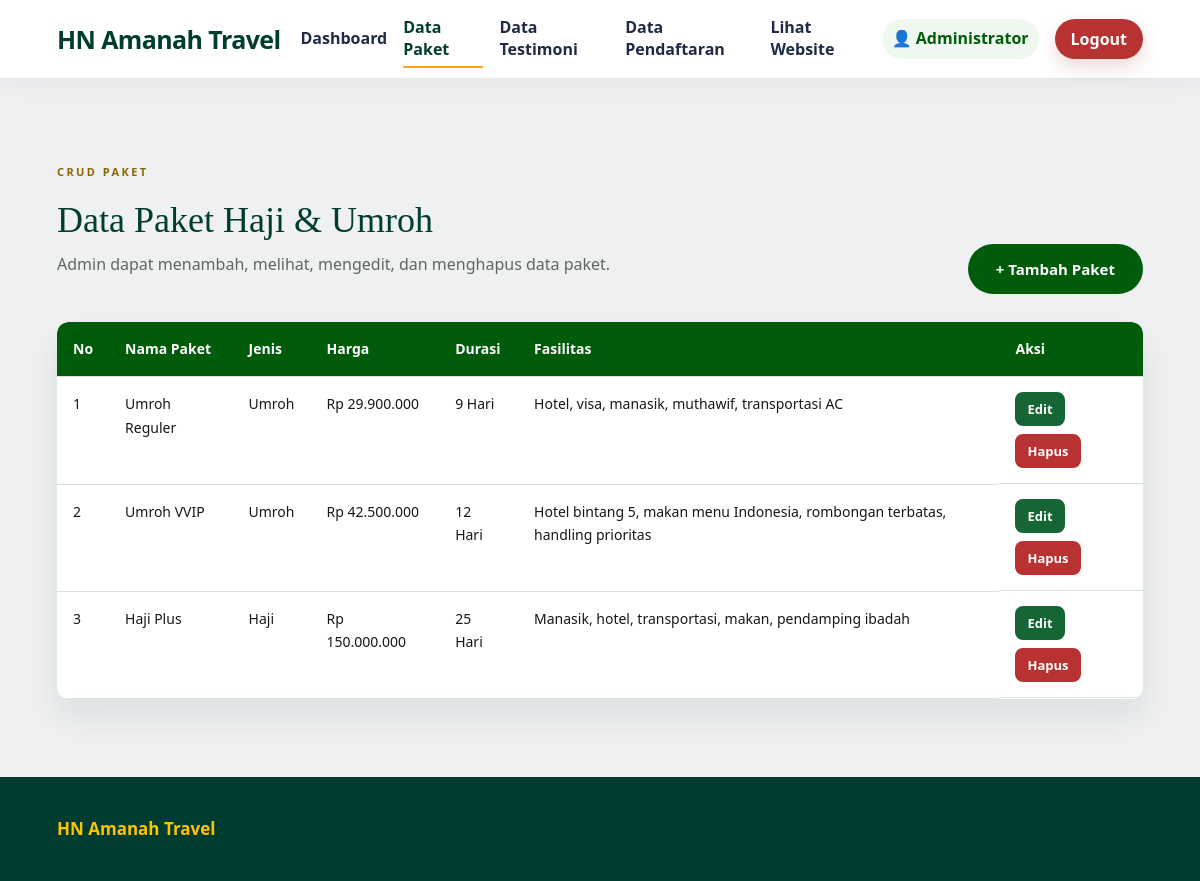
/admin.php (signed in), run on the app's committed database.
### tables this page shows
CREATE TABLE paket (
    id_paket INT AUTO_INCREMENT PRIMARY KEY,
    nama_paket VARCHAR(100) NOT NULL,
    jenis_paket VARCHAR(50) NOT NULL,
    harga INT NOT NULL,
    durasi VARCHAR(50) NOT NULL,
    fasilitas TEXT NOT NULL,
    deskripsi TEXT NOT NULL
);

### admin.php (the view, shortened to what this page needs)
<?php
include 'koneksi.php';
$page = isset($_GET['page']) ? $_GET['page'] : 'paket';
$aksi = isset($_GET['aksi']) ? $_GET['aksi'] : 'tampil';
include 'admin_header.php';
?>
<main class="section section-light">
  <div class="container<?php if ($aksi == 'tambah' || $aksi == 'edit') echo ' narrow'; ?>">
<?php
if ($aksi == 'tampil') {
    if ($page == 'paket') {
        $query = mysqli_query($konek, "SELECT * FROM paket ORDER BY id_paket ASC");
?>
    <div class="page-head">
      <div><span class="eyebrow">CRUD Paket</span><h1>Data Paket Haji &amp; Umroh</h1><p>Admin dapat menambah, melihat, mengedit, dan menghapus data paket.</p></div>
      <a href="admin.php?page=paket&aksi=tambah" class="btn-primary">+ Tambah Paket</a>
    </div>
    <div class="table-wrap"><table class="data-table">
      <tr><th>No</th><th>Nama Paket</th><th>Jenis</th><th>Harga</th><th>Durasi</th><th>Fasilitas</th><th>Aksi</th></tr>
      <?php $no=1; while($data=mysqli_fetch_array($query)) { ?>
      <tr>
        <td><?php echo $no++; ?></td>
        <td><?php echo htmlspecialchars($data['nama_paket']); ?></td>
        <td><?php echo htmlspecialchars($data['jenis_paket']); ?></td>
        <td>Rp <?php echo number_format($data['harga'],0,',','.'); ?></td>
        <td><?php echo htmlspecialchars($data['durasi']); ?></td>
        <td><?php echo htmlspecialchars($data['fasilitas']); ?></td>
        <td class="action-cell">
          <a href="admin.php?page=paket&aksi=edit&id=<?php echo $data['id_paket']; ?>" class="btn-edit">Edit</a>
          <a href="admin.php?page=paket&aksi=hapus&id=<?php echo $data['id_paket']; ?>" class="btn-delete" onclick="return confirm('Yakin ingin menghapus data paket ini?')">Hapus</a>
        </td>
      </tr>
      <?php } ?>
    </table></div>
<?php
    }
?>
<?php
}
?>
  </div>
</main>
<?php include 'admin_footer.php'; ?>

### style.css (style rules this page uses)
*, *::before, *::after { box-sizing: border-box; margin: 0; padding: 0; }
:root { --green: #005b0b; --green-dark: #003d30; --green-soft: #dceedd; --gold: #8a6500; --gold-soft: #ffd35d; --text: #171717; --muted: #5f665f; --line: #dce3dc; --bg: #f5f6f8; --white: #ffffff; --shadow: 0 18px 35px rgba(18, 32, 24, 0.08); --serif: Georgia, 'Times New Roman', serif; --sans: 'Segoe UI', Arial, sans-serif; }
html { scroll-behavior: smooth; }
body { font-family: var(--sans); color: var(--text); background: var(--bg); line-height: 1.7; }
a { text-decoration: none; color: inherit; }
.container { width: min(1110px, calc(100% - 80px)); margin: 0 auto; }
.btn-primary, .btn-outline, .btn-gold, .btn-wide, .btn-danger, .btn-small { border: 0; cursor: pointer; display: inline-flex; align-items: center; justify-content: center; gap: 10px; font-family: var(--sans); font-size: 15px; font-weight: 800; transition: transform 0.2s ease, box-shadow 0.2s ease, background 0.2s ease; }
.btn-primary { min-height: 50px; padding: 0 28px; border-radius: 999px; color: #fff; background: var(--green); }
.eyebrow { display: inline-block; margin-bottom: 18px; color: var(--gold); font-size: 11px; font-weight: 800; letter-spacing: 0.22em; text-transform: uppercase; }
.section { padding: 78px 0; }
.section-light { background: #eef0f2; }
.data-table { width: 100%; border-collapse: collapse; overflow: hidden; border-radius: 10px; background: #fff; box-shadow: var(--shadow); }
.data-table th, .data-table td { padding: 15px 16px; border-bottom: 1px solid var(--line); text-align: left; font-size: 14px; }
.data-table th { color: #fff; background: var(--green); }
.page-head { display: flex; justify-content: space-between; align-items: flex-end; gap: 24px; margin-bottom: 28px; }
.page-head h1, .form-panel h1, .admin-panel h2 { font-family: var(--serif); color: var(--green-dark); font-size: clamp(30px, 3vw, 44px); line-height: 1.15; margin-bottom: 10px; }
.page-head p, .form-panel p, .admin-panel p { color: var(--muted); }
.table-wrap { width: 100%; overflow-x: auto; border-radius: 12px; box-shadow: var(--shadow); background: #fff; }
.data-table { min-width: 900px; }
.action-cell { display: flex; gap: 8px; flex-wrap: wrap; }
.btn-edit, .btn-delete { display: inline-flex; align-items: center; justify-content: center; min-height: 34px; padding: 0 12px; border-radius: 8px; color: #fff; font-size: 13px; font-weight: 800; }
.btn-edit { background: #166534; }
.btn-delete { background: #b83232; }
.data-table td { vertical-align: top; }

### data on the page
paket: nama_paket "Umroh Reguler", jenis_paket "Umroh", harga "29.900.000", durasi "9 Hari", fasilitas "Hotel, visa, manasik, muthawif, transportasi AC"
paket: nama_paket "Umroh VVIP", jenis_paket "Umroh", harga "42.500.000", durasi "12 Hari", fasilitas "Hotel bintang 5, makan menu Indonesia, rombongan terbatas, handling prioritas"
paket: nama_paket "Haji Plus", jenis_paket "Haji", harga "150.000.000", durasi "25 Hari", fasilitas "Manasik, hotel, transportasi, makan, pendamping ibadah"

### other printed values
$nama_admin "Administrator"
